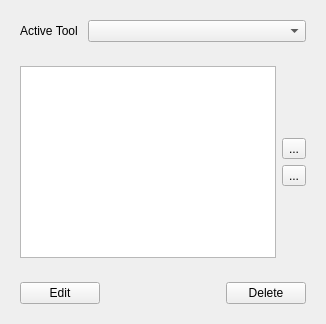
  <widget class="QWidget" name="tabWorkplan">
   <attribute name="title">
    <string>Workplan</string>
   </attribute>
   <layout class="QVBoxLayout" name="verticalLayout_4">
    <item>
     <widget class="QWidget" name="activeToolGroup" native="true">
      <layout class="QFormLayout" name="formLayout_3">
       <property name="fieldGrowthPolicy">
        <enum>QFormLayout::AllNonFixedFieldsGrow</enum>
       </property>
       <item row="0" column="0">
        <widget class="QLabel" name="label_18">
         <property name="text">
          <string>Active Tool </string>
         </property>
        </widget>
       </item>
       <item row="0" column="1">
        <widget class="QComboBox" name="activeToolController"/>
       </item>
      </layout>
     </widget>
    </item>
    <item>
     <widget class="QWidget" name="widget" native="true">
      <layout class="QHBoxLayout" name="horizontalLayout_4">
       <item>
        <widget class="QListWidget" name="operationsList">
         <property name="dragDropMode">
          <enum>QAbstractItemView::InternalMove</enum>
         </property>
        </widget>
       </item>
       <item>
        <widget class="QWidget" name="operationMove" native="true">
         <layout class="QVBoxLayout" name="verticalLayout_2">
          <property name="leftMargin">
           <number>0</number>
          </property>
          <property name="topMargin">
           <number>0</number>
          </property>
          <property name="rightMargin">
           <number>0</number>
          </property>
          <property name="bottomMargin">
           <number>0</number>
          </property>
          <item>
           <spacer name="verticalSpacer_6">
            <property name="orientation">
             <enum>Qt::Vertical</enum>
            </property>
            <property name="sizeHint" stdset="0">
             <size>
              <width>20</width>
              <height>40</height>
             </size>
            </property>
           </spacer>
          </item>
          <item>
           <widget class="QToolButton" name="operationUp">
            <property name="text">
             <string>...</string>
            </property>
            <property name="icon">
             <iconset resource="../../../../../Gui/Icons/resource.qrc">
              <normaloff>:/icons/button_up.svg</normaloff>:/icons/button_up.svg</iconset>
            </property>
           </widget>
          </item>
          <item>
           <widget class="QToolButton" name="operationDown">
            <property name="text">
             <string>...</string>
            </property>
            <property name="icon">
             <iconset resource="../../../../../Gui/Icons/resource.qrc">
              <normaloff>:/icons/button_down.svg</normaloff>:/icons/button_down.svg</iconset>
            </property>
           </widget>
          </item>
          <item>
           <spacer name="verticalSpacer_7">
            <property name="orientation">
             <enum>Qt::Vertical</enum>
            </property>
            <property name="sizeHint" stdset="0">
             <size>
              <width>20</width>
              <height>40</height>
             </size>
            </property>
           </spacer>
          </item>
         </layout>
        </widget>
       </item>
      </layout>
     </widget>
    </item>
    <item>
     <widget class="QWidget" name="operationModify" native="true">
      <layout class="QHBoxLayout" name="horizontalLayout_3">
       <item>
        <widget class="QPushButton" name="operationEdit">
         <property name="text">
          <string>Edit</string>
         </property>
        </widget>
       </item>
       <item>
        <spacer name="horizontalSpacer_3">
         <property name="orientation">
          <enum>Qt::Horizontal</enum>
         </property>
         <property name="sizeHint" stdset="0">
          <size>
           <width>40</width>
           <height>20</height>
          </size>
         </property>
        </spacer>
       </item>
       <item>
        <widget class="QPushButton" name="operationDelete">
         <property name="text">
          <string>Delete</string>
         </property>
        </widget>
       </item>
      </layout>
     </widget>
    </item>
   </layout>
  </widget>
